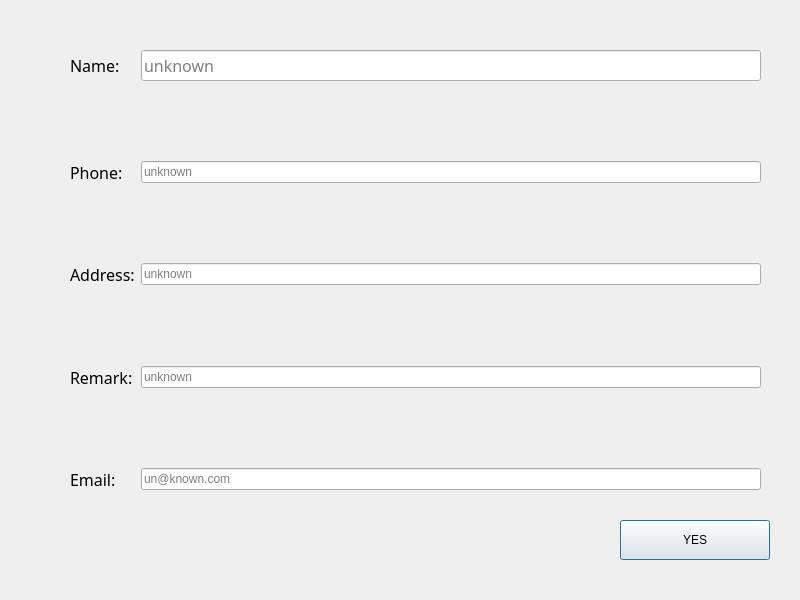
<?xml version="1.0" encoding="UTF-8"?>
<ui version="4.0">
 <class>ChangeInfoPage</class>
 <widget class="QDialog" name="ChangeInfoPage">
  <property name="geometry">
   <rect>
    <x>0</x>
    <y>0</y>
    <width>800</width>
    <height>600</height>
   </rect>
  </property>
  <property name="windowTitle">
   <string>Dialog</string>
  </property>
  <property name="styleSheet">
   <string notr="true">font: 12pt &quot;微软雅黑&quot;;</string>
  </property>
  <widget class="QPushButton" name="pushButton">
   <property name="geometry">
    <rect>
     <x>620</x>
     <y>520</y>
     <width>150</width>
     <height>40</height>
    </rect>
   </property>
   <property name="text">
    <string>YES</string>
   </property>
  </widget>
  <widget class="QWidget" name="formLayoutWidget">
   <property name="geometry">
    <rect>
     <x>70</x>
     <y>50</y>
     <width>691</width>
     <height>441</height>
    </rect>
   </property>
   <layout class="QFormLayout" name="formLayout">
    <item row="0" column="0">
     <widget class="QLabel" name="label_name">
      <property name="font">
       <font>
        <family>微软雅黑</family>
        <pointsize>12</pointsize>
        <weight>50</weight>
        <italic>false</italic>
        <bold>false</bold>
       </font>
      </property>
      <property name="text">
       <string>Name:</string>
      </property>
     </widget>
    </item>
    <item row="1" column="1">
     <spacer name="verticalSpacer">
      <property name="orientation">
       <enum>Qt::Vertical</enum>
      </property>
      <property name="sizeHint" stdset="0">
       <size>
        <width>20</width>
        <height>40</height>
       </size>
      </property>
     </spacer>
    </item>
    <item row="2" column="0">
     <widget class="QLabel" name="label_phone">
      <property name="font">
       <font>
        <family>微软雅黑</family>
        <pointsize>12</pointsize>
        <weight>50</weight>
        <italic>false</italic>
        <bold>false</bold>
       </font>
      </property>
      <property name="text">
       <string>Phone:</string>
      </property>
     </widget>
    </item>
    <item row="2" column="1">
     <widget class="QLineEdit" name="lineEdit_phone">
      <property name="placeholderText">
       <string>unknown</string>
      </property>
     </widget>
    </item>
    <item row="3" column="1">
     <spacer name="verticalSpacer_2">
      <property name="orientation">
       <enum>Qt::Vertical</enum>
      </property>
      <property name="sizeHint" stdset="0">
       <size>
        <width>20</width>
        <height>40</height>
       </size>
      </property>
     </spacer>
    </item>
    <item row="4" column="0">
     <widget class="QLabel" name="label_address">
      <property name="font">
       <font>
        <family>微软雅黑</family>
        <pointsize>12</pointsize>
        <weight>50</weight>
        <italic>false</italic>
        <bold>false</bold>
       </font>
      </property>
      <property name="text">
       <string>Address:</string>
      </property>
     </widget>
    </item>
    <item row="4" column="1">
     <widget class="QLineEdit" name="lineEdit_address">
      <property name="placeholderText">
       <string>unknown</string>
      </property>
     </widget>
    </item>
    <item row="5" column="1">
     <spacer name="verticalSpacer_3">
      <property name="orientation">
       <enum>Qt::Vertical</enum>
      </property>
      <property name="sizeHint" stdset="0">
       <size>
        <width>20</width>
        <height>40</height>
       </size>
      </property>
     </spacer>
    </item>
    <item row="6" column="0">
     <widget class="QLabel" name="label_remark">
      <property name="font">
       <font>
        <family>微软雅黑</family>
        <pointsize>12</pointsize>
        <weight>50</weight>
        <italic>false</italic>
        <bold>false</bold>
       </font>
      </property>
      <property name="text">
       <string>Remark:</string>
      </property>
     </widget>
    </item>
    <item row="6" column="1">
     <widget class="QLineEdit" name="lineEdit_remark">
      <property name="placeholderText">
       <string>unknown</string>
      </property>
     </widget>
    </item>
    <item row="7" column="1">
     <spacer name="verticalSpacer_4">
      <property name="orientation">
       <enum>Qt::Vertical</enum>
      </property>
      <property name="sizeHint" stdset="0">
       <size>
        <width>20</width>
        <height>40</height>
       </size>
      </property>
     </spacer>
    </item>
    <item row="8" column="0">
     <widget class="QLabel" name="label_email">
      <property name="font">
       <font>
        <family>微软雅黑</family>
        <pointsize>12</pointsize>
        <weight>50</weight>
        <italic>false</italic>
        <bold>false</bold>
       </font>
      </property>
      <property name="text">
       <string>Email:</string>
      </property>
     </widget>
    </item>
    <item row="8" column="1">
     <widget class="QLineEdit" name="lineEdit_email">
      <property name="placeholderText">
       <string>un@known.com</string>
      </property>
     </widget>
    </item>
    <item row="0" column="1">
     <widget class="QLineEdit" name="lineEdit_name">
      <property name="font">
       <font>
        <family>微软雅黑</family>
        <pointsize>12</pointsize>
        <weight>50</weight>
        <italic>false</italic>
        <bold>false</bold>
       </font>
      </property>
      <property name="placeholderText">
       <string>unknown</string>
      </property>
     </widget>
    </item>
   </layout>
  </widget>
 </widget>
 <resources/>
 <connections/>
</ui>
